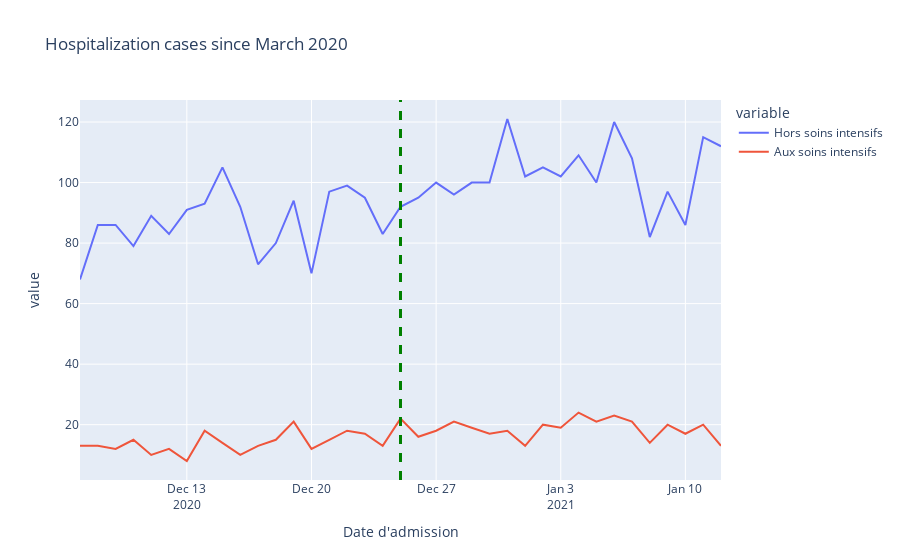

Notebook code cell kept with this figure:
### Code cell
fig = px.line(df_lockdown_2, x = "Date d'admission", y= df_lockdown_2.columns,
              hover_data={"Date d'admission" : "|%Y %m, %d"},
              title='Hospitalization cases since March 2020')

#fig.add_vline(x='2020-03-20', line_width=3, line_dash="dash", line_color="green")
#fig.add_vline(x='2020-08-31', line_width=3, line_dash="dash", line_color="green")
fig.add_vline(x='2020-12-25', line_width=3, line_dash="dash", line_color="green")

fig.update_xaxes(
    #dtick='M1',
    #tickformat="%b\n%Y"
)
fig.show()
